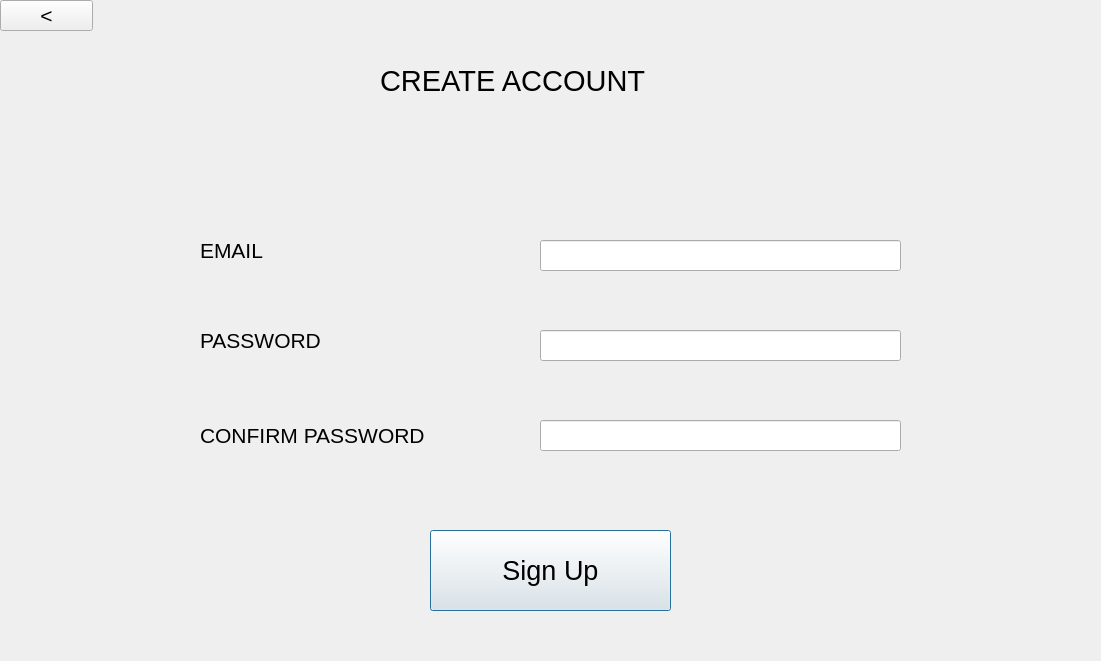
<?xml version="1.0" encoding="UTF-8"?>
<ui version="4.0">
 <class>Dialog</class>
 <widget class="QDialog" name="Dialog">
  <property name="geometry">
   <rect>
    <x>0</x>
    <y>0</y>
    <width>1101</width>
    <height>661</height>
   </rect>
  </property>
  <property name="windowTitle">
   <string>Dialog</string>
  </property>
  <property name="styleSheet">
   <string notr="true">QToolTip
{
     border: 1px solid black;
     background-color: #D1DBCB;
     padding: 1px;
     border-radius: 3px;
     opacity: 100;
}

QWidget
{
    color: #b1b1b1;
    background-color: #323232;
    selection-background-color:#323232;
    selection-color: black;
    background-clip: border;
    border-image: none;
    border: 0px transparent black;
    outline: 0;
}

QWidget:item:hover
{
    background-color: #D1DBCB;
    color: black;
}

QWidget:item:selected
{
    background-color: #D1DBCB;
    border: 0px
}

QCheckBox
{
    spacing: 5px;
    outline: none;
    color: #eff0f1;
    margin-bottom: 2px;
}

QCheckBox:disabled
{
    color: #76797C;
}

QCheckBox::indicator,QGroupBox::indicator
{
    width: 18px;
    height: 18px;
}

QGroupBox::indicator
{
    margin-left: 2px;
}

QCheckBox::indicator:unchecked
{
    image: url(:/qss_icons/rc/checkbox_unchecked.png);
}

QCheckBox::indicator:unchecked:hover,
QCheckBox::indicator:unchecked:focus,
QCheckBox::indicator:unchecked:pressed,
QGroupBox::indicator:unchecked:hover,
QGroupBox::indicator:unchecked:focus,
QGroupBox::indicator:unchecked:pressed
{
  border: none;
    image: url(:/qss_icons/rc/checkbox_unchecked_focus.png);
}

QCheckBox::indicator:checked
{
    image: url(:/qss_icons/rc/checkbox_checked.png);
}

QCheckBox::indicator:checked:hover,
QCheckBox::indicator:checked:focus,
QCheckBox::indicator:checked:pressed,
QGroupBox::indicator:checked:hover,
QGroupBox::indicator:checked:focus,
QGroupBox::indicator:checked:pressed
{
    border: none;
    image: url(:/qss_icons/rc/checkbox_checked_focus.png);
}


QCheckBox::indicator:indeterminate
{
    image: url(:/qss_icons/rc/checkbox_indeterminate.png);
}

QCheckBox::indicator:indeterminate:focus,
QCheckBox::indicator:indeterminate:hover,
QCheckBox::indicator:indeterminate:pressed
{
    image: url(:/qss_icons/rc/checkbox_indeterminate_focus.png);
}

QCheckBox::indicator:checked:disabled,
QGroupBox::indicator:checked:disabled
{
    image: url(:/qss_icons/rc/checkbox_checked_disabled.png);
}

QCheckBox::indicator:unchecked:disabled,
QGroupBox::indicator:unchecked:disabled
{
    image: url(:/qss_icons/rc/checkbox_unchecked_disabled.png);
}

QRadioButton
{
    spacing: 5px;
    outline: none;
    color: #eff0f1;
    margin-bottom: 2px;
}

QRadioButton:disabled
{
    color: #76797C;
}
QRadioButton::indicator
{
    width: 21px;
    height: 21px;
}

QRadioButton::indicator:unchecked
{
    image: url(:/qss_icons/rc/radio_unchecked.png);
}


QRadioButton::indicator:unchecked:hover,
QRadioButton::indicator:unchecked:focus,
QRadioButton::indicator:unchecked:pressed
{
    border: none;
    outline: none;
    image: url(:/qss_icons/rc/radio_unchecked_focus.png);
}

QRadioButton::indicator:checked
{
    border: none;
    outline: none;
    image: url(:/qss_icons/rc/radio_checked.png);
}

QRadioButton::indicator:checked:hover,
QRadioButton::indicator:checked:focus,
QRadioButton::indicator:checked:pressed
{
    border: none;
    outline: none;
    image: url(:/qss_icons/rc/radio_checked_focus.png);
}

QRadioButton::indicator:checked:disabled
{
    outline: none;
    image: url(:/qss_icons/rc/radio_checked_disabled.png);
}

QRadioButton::indicator:unchecked:disabled
{
    image: url(:/qss_icons/rc/radio_unchecked_disabled.png);
}


QMenuBar
{
    background-color: #323232;
    color: #D1DBCB;
}

QMenuBar::item
{
    background-color: #323232;
    background: transparent;
    /* padding: 2px 20px 2px 20px; */
}

QMenuBar::item:selected
{
    background: transparent;
    /* border: 1px solid #76797C; */
}

QMenuBar::item:pressed
{
    border: 0px solid #76797C;
    background-color: #D1DBCB;
    color: #000;
    margin-bottom:-1px;
    padding-bottom:1px;
}

QMenu
{
    background-color: #323232;
    /* border: 1px solid #76797C; */
    color: #eff0f1;
    /*margin: 2px; */
}

QMenu::icon
{
    /*margin: 5px;*/
}

QMenu::item
{
    padding: 2px 30px 2px 30px;
    /*margin-left: 5px;*/
    border: 1px solid transparent; /* reserve space for selection border */
}

QMenu::item:selected
{
    color: #000000;
}

QMenu::separator {
    height: 2px;
    background: #D1DBCB;
    margin-left: 10px;
    margin-right: 5px;
}

QMenu::indicator {
    width: 18px;
    height: 18px;
}

/* non-exclusive indicator = check box style indicator
   (see QActionGroup::setExclusive) */
QMenu::indicator:non-exclusive:unchecked {
    image: url(:/qss_icons/rc/checkbox_unchecked.png);
}

QMenu::indicator:non-exclusive:unchecked:selected {
    image: url(:/qss_icons/rc/checkbox_unchecked_disabled.png);
}

QMenu::indicator:non-exclusive:checked {
    image: url(:/qss_icons/rc/checkbox_checked.png);
}

QMenu::indicator:non-exclusive:checked:selected {
    image: url(:/qss_icons/rc/checkbox_checked_disabled.png);
}

/* exclusive indicator = radio button style indicator (see QActionGroup::setExclusive) */
QMenu::indicator:exclusive:unchecked {
    image: url(:/qss_icons/rc/radio_unchecked.png);
}

QMenu::indicator:exclusive:unchecked:selected {
    image: url(:/qss_icons/rc/radio_unchecked_disabled.png);
}

QMenu::indicator:exclusive:checked {
    image: url(:/qss_icons/rc/radio_checked.png);
}

QMenu::indicator:exclusive:checked:selected {
    image: url(:/qss_icons/rc/radio_checked_disabled.png);
}

QMenu::right-arrow {
    margin: 5px;
    image: url(:/qss_icons/rc/right_arrow.png)
}


QWidget:disabled
{
    color: #454545;
    background-color: #323232;
}

QAbstractItemView
{
    alternate-background-color: #323232;
    color: #eff0f1;
    border: 1px solid 3A3939;
    border-radius: 2px;
}

QWidget:focus, QMenuBar:focus,QToolBar:focus,QScrollAreaViewer:focus
{
    /* border: 2px solid #D1DBCB; */
}

QTabWidget:focus, QCheckBox:focus, QRadioButton:focus, QSlider:focus
{
    border: none;
}

QLineEdit
{
    background-color: #1e1e1e;
    selection-background-color: #D1DBCB;
    selection-color: black;
    padding: 5px;
    border-style: solid;
    border: 1px solid #76797C;
    border-radius: 2px;
    color: #eff0f1;
}

QGroupBox {
    border:1px solid #76797C;
    border-radius: 2px;
    margin-top: 20px;
}

QGroupBox::title {
    subcontrol-origin: margin;
    subcontrol-position: top center;
    padding-left: 10px;
    padding-right: 10px;
    padding-top: 10px;
}

QAbstractScrollArea
{
    border-radius: 0px;
    border: 0px solid #76797C;
    background-color: transparent;
}

QScrollBar:horizontal
{
    height: 15px;
    margin: 3px 15px 3px 15px;
    border: 1px transparent #2A2929;
    border-radius: 4px;
    background-color: #2A2929;
}

QScrollBar::handle:horizontal
{
    background-color: #605F5F;
    min-width: 5px;
    border-radius: 4px;
}

QScrollBar::add-line:horizontal
{
    margin: 0px 3px 0px 3px;
    border-image: url(:/qss_icons/rc/right_arrow_disabled.png);
    width: 10px;
    height: 10px;
    subcontrol-position: right;
    subcontrol-origin: margin;
}

QScrollBar::sub-line:horizontal
{
    margin: 0px 3px 0px 3px;
    border-image: url(:/qss_icons/rc/left_arrow_disabled.png);
    height: 10px;
    width: 10px;
    subcontrol-position: left;
    subcontrol-origin: margin;
}

QScrollBar::add-line:horizontal:hover,QScrollBar::add-line:horizontal:on
{
    border-image: url(:/qss_icons/rc/right_arrow.png);
    height: 10px;
    width: 10px;
    subcontrol-position: right;
    subcontrol-origin: margin;
}


QScrollBar::sub-line:horizontal:hover, QScrollBar::sub-line:horizontal:on
{
    border-image: url(:/qss_icons/rc/left_arrow.png);
    height: 10px;
    width: 10px;
    subcontrol-position: left;
    subcontrol-origin: margin;
}

QScrollBar::up-arrow:horizontal, QScrollBar::down-arrow:horizontal
{
    background: none;
}


QScrollBar::add-page:horizontal, QScrollBar::sub-page:horizontal
{
    background: none;
}

QScrollBar:vertical
{
    background-color: #2A2929;
    width: 15px;
    margin: 15px 3px 15px 3px;
    border: 1px transparent #2A2929;
    border-radius: 4px;
}

QScrollBar::handle:vertical
{
    background-color: #605F5F;
    min-height: 5px;
    border-radius: 4px;
}

QScrollBar::sub-line:vertical
{
    margin: 3px 0px 3px 0px;
    border-image: url(:/qss_icons/rc/up_arrow_disabled.png);
    height: 10px;
    width: 10px;
    subcontrol-position: top;
    subcontrol-origin: margin;
}

QScrollBar::add-line:vertical
{
    margin: 3px 0px 3px 0px;
    border-image: url(:/qss_icons/rc/down_arrow_disabled.png);
    height: 10px;
    width: 10px;
    subcontrol-position: bottom;
    subcontrol-origin: margin;
}

QScrollBar::sub-line:vertical:hover,QScrollBar::sub-line:vertical:on
{

    border-image: url(:/qss_icons/rc/up_arrow.png);
    height: 10px;
    width: 10px;
    subcontrol-position: top;
    subcontrol-origin: margin;
}


QScrollBar::add-line:vertical:hover, QScrollBar::add-line:vertical:on
{
    border-image: url(:/qss_icons/rc/down_arrow.png);
    height: 10px;
    width: 10px;
    subcontrol-position: bottom;
    subcontrol-origin: margin;
}

QScrollBar::up-arrow:vertical, QScrollBar::down-arrow:vertical
{
    background: none;
}


QScrollBar::add-page:vertical, QScrollBar::sub-page:vertical
{
    background: none;
}

QTextEdit
{
    background-color: #1e1e1e;
    color: #eff0f1;
    border: 1px solid #76797C;
}

QPlainTextEdit
{
    background-color: #1e1e1e;;
    color: #eff0f1;
    border-radius: 2px;
    border: 1px solid #76797C;
}

QHeaderView::section
{
    background-color: #76797C;
    color: #eff0f1;
    padding: 5px;
    border: 1px solid #76797C;
}

QSizeGrip {
    image: url(:/qss_icons/rc/sizegrip.png);
    width: 12px;
    height: 12px;
}


QMainWindow::separator
{
    background-color: #323232;
    color: white;
    padding-left: 4px;
    spacing: 2px;
    border: 1px dashed #76797C;
}

QMainWindow::separator:hover
{

    background-color: #787876;
    color: white;
    padding-left: 4px;
    border: 1px solid #76797C;
    spacing: 2px;
}


QMenu::separator
{
    height: 1px;
    background-color: #76797C;
    color: white;
    padding-left: 4px;
    margin-left: 10px;
    margin-right: 5px;
}

QFrame
{
    border-radius: 0px;
    /*border: 1px solid #76797C;*/
}


QFrame[frameShape=&quot;0&quot;]
{
    border-radius: 0px;
    border: 0px transparent #76797C;
}

QStackedWidget
{
    border: 1px transparent black;
}

QToolBar {
    border: 0px transparent #393838;
    background: 0px solid #323232;
    font-weight: bold;
}

QToolBar::handle:horizontal {
    image: url(:/qss_icons/rc/Hmovetoolbar.png);
}
QToolBar::handle:vertical {
    image: url(:/qss_icons/rc/Vmovetoolbar.png);
}
QToolBar::separator:horizontal {
    image: url(:/qss_icons/rc/Hsepartoolbar.png);
}
QToolBar::separator:vertical {
    image: url(:/qss_icons/rc/Vsepartoolbar.png);
}
QToolButton#qt_toolbar_ext_button {
    background: #58595a
}

QPushButton
{
    color: #eff0f1;
    background-color: #323232;
    border-width: 1px;
    border-color: #76797C;
    border-style: solid;
    padding: 5px;
    border-radius: 0px;
    outline: none;
}

QPushButton:disabled
{
    background-color: #323232;
    border-width: 1px;
    border-color: #454545;
    border-style: solid;
    padding-top: 5px;
    padding-bottom: 5px;
    padding-left: 10px;
    padding-right: 10px;
    border-radius: 2px;
    color: #454545;
}

QPushButton:focus {
    background-color: #D1DBCB;
    color: black;
}

QPushButton:pressed
{
    color: black;
    background-color: #D1DBCB;
    padding-top: -15px;
    padding-bottom: -17px;
}

QComboBox
{
    selection-background-color: #D1DBCB;
    background-color: #31363B;
    border-style: solid;
    border: 1px solid #76797C;
    border-radius: 2px;
    padding: 5px;
    min-width: 75px;
}

QPushButton:checked{
    background-color: #76797C;
    border-color: #6A6969;
}

QComboBox:hover,QPushButton:hover,QAbstractSpinBox:hover,QLineEdit:hover,QTextEdit:hover,QPlainTextEdit:hover,QAbstractView:hover,QTreeView:hover
{
    border: 1px solid #D1DBCB;
}

QComboBox:on
{
    padding-top: 0px;
    padding-left: 4px;
    selection-background-color: #4a4a4a;
}

QComboBox QAbstractItemView
{
    background-color: #1e1e1e;
    border-radius: 2px;
    border: 1px solid #76797C;
    selection-background-color: #D1DBCB;
}

QComboBox::drop-down
{
    subcontrol-origin: padding;
    subcontrol-position: top right;
    width: 15px;

    border-left-width: 0px;
    border-left-color: darkgray;
    border-left-style: solid;
    border-top-right-radius: 3px;
    border-bottom-right-radius: 3px;
}

QComboBox::down-arrow
{
    image: url(:/qss_icons/rc/down_arrow_disabled.png);
}

QComboBox::down-arrow:on, QComboBox::down-arrow:hover,
QComboBox::down-arrow:focus
{
    image: url(:/qss_icons/rc/down_arrow.png);
}

QAbstractSpinBox {
    padding: 2px;
    margin: 2px;
    background-color: #1e1e1e;
    color: #eff0f1;
    border-radius: 0px;
    min-width: 75px;
    selection-background-color: #D1DBCB;
    selection-color: black;
}

QAbstractSpinBox:up-button
{
    background-color: transparent;
    subcontrol-origin: border;
    subcontrol-position: center right;
}

QAbstractSpinBox:down-button
{
    background-color: transparent;
    subcontrol-origin: border;
    subcontrol-position: center left;
}

QAbstractSpinBox::up-arrow,QAbstractSpinBox::up-arrow:disabled,QAbstractSpinBox::up-arrow:off {
    image: url(:/qss_icons/rc/up_arrow_disabled.png);
    width: 10px;
    height: 10px;
}
QAbstractSpinBox::up-arrow:hover
{
    image: url(:/qss_icons/rc/up_arrow.png);
}


QAbstractSpinBox::down-arrow,QAbstractSpinBox::down-arrow:disabled,QAbstractSpinBox::down-arrow:off
{
    image: url(:/qss_icons/rc/down_arrow_disabled.png);
    width: 10px;
    height: 10px;
}
QAbstractSpinBox::down-arrow:hover
{
    image: url(:/qss_icons/rc/down_arrow.png);
}


QLabel
{
    border: 0px solid black;
    margin-left: 2px;
    margin-right: 2px;
    color: #D1DBCB;
}

QTabWidget{
    border: 0px transparent black;
}

QTabWidget::pane {
    border: 1px solid #76797C;
    padding: 5px;
    margin: 0px;
}

QTabWidget::tab-bar {
    left: 5px; /* move to the right by 5px */
}

QTabBar
{
    qproperty-drawBase: 0;
    border-radius: 3px;
}

QTabBar::focus
{
    border: 0px transparent black;
    color: black;
}

QTabBar::hover
{
    border: 0px transparent black;
    color: black;
}

QTabBar::close-button  {
    image: url(:/qss_icons/rc/close.png);
    background: transparent;
}

QTabBar::close-button:hover
{
    image: url(:/qss_icons/rc/close-hover.png);
    background: transparent;
}

QTabBar::close-button:pressed {
    image: url(:/qss_icons/rc/close-pressed.png);
    background: transparent;
}

/* TOP TABS */
QTabBar::tab:top {
    color: #eff0f1;
    border: 1px solid #76797C;
    border-bottom: 1px transparent black;
    background-color: #323232;
    padding: 5px;
    min-width: 50px;
    border-top-left-radius: 2px;
    border-top-right-radius: 2px;
}

QTabBar::tab:top:!selected
{
    color: #eff0f1;
    background-color: #54575B;
    border: 1px solid #76797C;
    border-bottom: 1px transparent black;
    border-top-left-radius: 2px;
    border-top-right-radius: 2px;
}

QTabBar::tab:top:!selected:hover {
    background-color: #D1DBCB;
    color: black;
}

/* BOTTOM TABS */
QTabBar::tab:bottom {
    color: #eff0f1;
    border: 1px solid #76797C;
    border-top: 1px transparent black;
    background-color: #323232;
    padding: 5px;
    border-bottom-left-radius: 2px;
    border-bottom-right-radius: 2px;
    min-width: 50px;
}

QTabBar::tab:bottom:!selected
{
    color: #eff0f1;
    background-color: #54575B;
    border: 1px solid #76797C;
    border-top: 1px transparent black;
    border-bottom-left-radius: 2px;
    border-bottom-right-radius: 2px;
}

QTabBar::tab:bottom:!selected:hover {
    background-color: #D1DBCB;
    color: black;
}

/* LEFT TABS */
QTabBar::tab:left {
    color: #eff0f1;
    border: 1px solid #76797C;
    border-left: 1px transparent black;
    background-color: #323232;
    padding: 5px;
    border-top-right-radius: 2px;
    border-bottom-right-radius: 2px;
    min-height: 50px;
}

QTabBar::tab:left:!selected
{
    color: #eff0f1;
    background-color: #54575B;
    border: 1px solid #76797C;
    border-left: 1px transparent black;
    border-top-right-radius: 2px;
    border-bottom-right-radius: 2px;
}

QTabBar::tab:left:!selected:hover {
    background-color: #D1DBCB;
    color: black;
}


/* RIGHT TABS */
QTabBar::tab:right {
    color: #eff0f1;
    border: 1px solid #76797C;
    border-right: 1px transparent black;
    background-color: #323232;
    padding: 5px;
    border-top-left-radius: 2px;
    border-bottom-left-radius: 2px;
    min-height: 50px;
}

QTabBar::tab:right:!selected
{
    color: #eff0f1;
    background-color: #54575B;
    border: 1px solid #76797C;
    border-right: 1px transparent black;
    border-top-left-radius: 2px;
    border-bottom-left-radius: 2px;
}

QTabBar::tab:right:!selected:hover {
    background-color: #D1DBCB;
    color: black;
}

QTabBar QToolButton::right-arrow:enabled {
     image: url(:/qss_icons/rc/right_arrow.png);
 }

 QTabBar QToolButton::left-arrow:enabled {
     image: url(:/qss_icons/rc/left_arrow.png);
 }

QTabBar QToolButton::right-arrow:disabled {
     image: url(:/qss_icons/rc/right_arrow_disabled.png);
 }

 QTabBar QToolButton::left-arrow:disabled {
     image: url(:/qss_icons/rc/left_arrow_disabled.png);
 }


QDockWidget {
    background: #323232;
    border: 1px solid #403F3F;
    titlebar-close-icon: url(:/qss_icons/rc/close.png);
    titlebar-normal-icon: url(:/qss_icons/rc/undock.png);
}

QDockWidget::close-button, QDockWidget::float-button {
    border: 1px solid transparent;
    border-radius: 2px;
    background: transparent;
}

QDockWidget::close-button:hover, QDockWidget::float-button:hover {
    background: rgba(255, 255, 255, 10);
}

QDockWidget::close-button:pressed, QDockWidget::float-button:pressed {
    padding: 1px -1px -1px 1px;
    background: rgba(255, 255, 255, 10);
}

QTreeView, QListView
{
    border: 1px solid #76797C;
    background-color: #1e1e1e;
}

QTreeView:branch:selected, QTreeView:branch:hover
{
    background: url(:/qss_icons/rc/transparent.png);
}

QTreeView::branch:has-siblings:!adjoins-item {
    border-image: url(:/qss_icons/rc/transparent.png);
}

QTreeView::branch:has-siblings:adjoins-item {
    border-image: url(:/qss_icons/rc/transparent.png);
}

QTreeView::branch:!has-children:!has-siblings:adjoins-item {
    border-image: url(:/qss_icons/rc/transparent.png);
}

QTreeView::branch:has-children:!has-siblings:closed,
QTreeView::branch:closed:has-children:has-siblings {
    image: url(:/qss_icons/rc/branch_closed.png);
}

QTreeView::branch:open:has-children:!has-siblings,
QTreeView::branch:open:has-children:has-siblings  {
    image: url(:/qss_icons/rc/branch_open.png);
}

QTreeView::branch:has-children:!has-siblings:closed:hover,
QTreeView::branch:closed:has-children:has-siblings:hover {
    image: url(:/qss_icons/rc/branch_closed-on.png);
    }

QTreeView::branch:open:has-children:!has-siblings:hover,
QTreeView::branch:open:has-children:has-siblings:hover  {
    image: url(:/qss_icons/rc/branch_open-on.png);
    }

QListView::item:!selected:hover, QTreeView::item:!selected:hover  {
    background: #848383;
    outline: 0;
    color: #eff0f1;
}

QListView::item:selected:hover, QTreeView::item:selected:hover  {
    background: #D1DBCB;
}

QSlider::groove:horizontal {
    border: 1px solid #565a5e;
    height: 4px;
    background: #565a5e;
    margin: 0px;
    border-radius: 2px;
}

QSlider::handle:horizontal {
    background: #D1DBCB;
    border: 1px solid #999999;
    width: 10px;
    height: 10px;
    margin: -5px 0;
}

QSlider::add-page:qlineargradient {
    background: #595858;
    border-top-right-radius: 5px;
    border-bottom-right-radius: 5px;
    border-top-left-radius: 0px;
    border-bottom-left-radius: 0px;
}

QSlider::sub-page::qlineargradient:horizontal {
    background:  #D1DBCB;
    border-top-right-radius: 0px;
    border-bottom-right-radius: 0px;
    border-top-left-radius: 5px;
    border-bottom-left-radius: 5px;
}

QSlider::groove:vertical {
    border: 1px solid #565a5e;
    width: 4px;
    background: #565a5e;
    margin: 0px;
    border-radius: 3px;
}

QSlider::handle:vertical {
    background: #D1DBCB;
    border: 1px solid #999999;
    width: 10px;
    height: 10px;
    margin: 0 -5px;
}

QToolButton {
    color: #D1DBCB;
    background-color: transparent;
    border: 0px transparent #76797C;
    border-radius: 0px;
    padding: 1px;
    margin-right: 5px;
}

QToolButton[popupMode=&quot;1&quot;] { /* only for MenuButtonPopup */
 padding-right: 20px; /* make way for the popup button */
 border: 1px #76797C;
 border-radius: 0px;
}

QToolButton[popupMode=&quot;2&quot;] { /* only for InstantPopup */
 padding-right: 10px; /* make way for the popup button */
 border: 0px #76797C;
}


QToolButton:hover, QToolButton::menu-button:hover {
    background-color: transparent;
    border: 1px solid #D1DBCB;
    padding: 2px;
}

QToolButton:checked, QToolButton:pressed,
        QToolButton::menu-button:pressed {
    color: black;
    background-color: #D1DBCB;
    border: 0px solid #D1DBCB;
    padding: 2px;
}

/* the subcontrol below is used only in the InstantPopup or DelayedPopup mode */
QToolButton::menu-indicator {
    image: url(:/qss_icons/rc/down_arrow.png);
    top: -7px; left: -2px; /* shift it a bit */
}

/* the subcontrols below are used only in the MenuButtonPopup mode */
QToolButton::menu-button {
    border: 1px transparent #76797C;
    border-top-right-radius: 6px;
    border-bottom-right-radius: 6px;
    /* 16px width + 4px for border = 20px allocated above */
    width: 16px;
    outline: none;
}

QToolButton::menu-arrow {
    image: url(:/qss_icons/rc/down_arrow.png);
}

QToolButton::menu-arrow:open {
    border: 1px solid #76797C;
}

QPushButton::menu-indicator  {
    subcontrol-origin: padding;
    subcontrol-position: bottom right;
    left: 8px;
}

QTableView
{
    border: 1px solid #76797C;
    gridline-color: #323232;
    background-color: #1e1e1e;
}


QTableView, QHeaderView
{
    border-radius: 0px;
}

QTableView::item:pressed, QListView::item:pressed, QTreeView::item:pressed  {
    background: #D1DBCB;
    color: black;
}

QTableView::item:selected:active, QTreeView::item:selected:active, QListView::item:selected:active  {
    background: #D1DBCB;
    color: black;
}

QHeaderView
{
    background-color: #323232;
    border: 1px transparent;
    border-radius: 0px;
    margin: 0px;
    padding: 0px;

}

QHeaderView::section  {
    background-color: #323232;
    color: #eff0f1;
    padding: 5px;
    border: 1px solid #76797C;
    border-radius: 0px;
    text-align: center;
}

QHeaderView::section::vertical::first, QHeaderView::section::vertical::only-one
{
    border-top: 1px solid #76797C;
}

QHeaderView::section::vertical
{
    border-top: transparent;
}

QHeaderView::section::horizontal::first, QHeaderView::section::horizontal::only-one
{
    border-left: 1px solid #76797C;
}

QHeaderView::section::horizontal
{
    border-left: transparent;
}


QHeaderView::section:checked
 {
    color: white;
    background-color: #848383;
 }

 /* style the sort indicator */
QHeaderView::down-arrow {
    image: url(:/qss_icons/rc/down_arrow.png);
}

QHeaderView::up-arrow {
    image: url(:/qss_icons/rc/up_arrow.png);
}


QTableCornerButton::section {
    background-color: #323232;
    border: 1px transparent #76797C;
    border-radius: 0px;
}

QToolBox  {
    padding: 5px;
    border: 1px transparent black;
}

QToolBox::tab {
    color: #eff0f1;
    background-color: #323232;
    border: 1px solid #76797C;
    border-bottom: 1px transparent #323232;
    border-top-left-radius: 5px;
    border-top-right-radius: 5px;
}

QToolBox::tab:selected { /* italicize selected tabs */
    font: italic;
    background-color: #323232;
    border-color: #D1DBCB;
 }

QStatusBar::item {
    border: 0px transparent dark;
    margin: 0px;
    border: 0px;
 }


QFrame[height=&quot;3&quot;], QFrame[width=&quot;3&quot;] {
    background-color: #76797C;
}


QSplitter::handle {
    border: 1px dashed #76797C;
}

QSplitter::handle:hover {
    background-color: #787876;
    border: 1px solid #76797C;
}

QSplitter::handle:horizontal {
    width: 1px;
}

QSplitter::handle:vertical {
    height: 1px;
}

QProgressBar {
    border: 1px solid #76797C;
    border-radius: 5px;
    text-align: center;
}

QProgressBar::chunk {
    background-color: #D1DBCB;
}

QDateEdit
{
    selection-background-color: #D1DBCB;
    border-style: solid;
    border: 1px solid #CEE343;
    border-radius: 2px;
    padding: 1px;
    min-width: 75px;
}

QDateEdit:on
{
    padding-top: 3px;
    padding-left: 4px;
    selection-background-color: #4a4a4a;
}

QDateEdit QAbstractItemView
{
    background-color: #1e1e1e;
    border-radius: 2px;
    border: 1px solid #3375A3;
    selection-background-color: #D1DBCB;
}

QDateEdit::drop-down
{
    subcontrol-origin: padding;
    subcontrol-position: top right;
    width: 15px;
    border-left-width: 0px;
    border-left-color: darkgray;
    border-left-style: solid;
    border-top-right-radius: 3px;
    border-bottom-right-radius: 3px;
}

QDateEdit::down-arrow
{
    image: url(:/qss_icons/rc/down_arrow_disabled.png);
}

QDateEdit::down-arrow:on, QDateEdit::down-arrow:hover,
QDateEdit::down-arrow:focus
{
    image: url(:/qss_icons/rc/down_arrow.png);
}</string>
  </property>
  <widget class="QPushButton" name="signUpButton">
   <property name="geometry">
    <rect>
     <x>430</x>
     <y>530</y>
     <width>241</width>
     <height>81</height>
    </rect>
   </property>
   <property name="font">
    <font>
     <pointsize>20</pointsize>
    </font>
   </property>
   <property name="text">
    <string>Sign Up</string>
   </property>
  </widget>
  <widget class="QLineEdit" name="confirmPassword">
   <property name="geometry">
    <rect>
     <x>540</x>
     <y>420</y>
     <width>361</width>
     <height>31</height>
    </rect>
   </property>
  </widget>
  <widget class="QLineEdit" name="password">
   <property name="geometry">
    <rect>
     <x>540</x>
     <y>330</y>
     <width>361</width>
     <height>31</height>
    </rect>
   </property>
  </widget>
  <widget class="QLineEdit" name="email">
   <property name="geometry">
    <rect>
     <x>540</x>
     <y>240</y>
     <width>361</width>
     <height>31</height>
    </rect>
   </property>
  </widget>
  <widget class="QLabel" name="blah">
   <property name="geometry">
    <rect>
     <x>200</x>
     <y>240</y>
     <width>161</width>
     <height>21</height>
    </rect>
   </property>
   <property name="font">
    <font>
     <pointsize>16</pointsize>
    </font>
   </property>
   <property name="text">
    <string>EMAIL</string>
   </property>
  </widget>
  <widget class="QLabel" name="label_2">
   <property name="geometry">
    <rect>
     <x>200</x>
     <y>330</y>
     <width>251</width>
     <height>21</height>
    </rect>
   </property>
   <property name="font">
    <font>
     <pointsize>16</pointsize>
    </font>
   </property>
   <property name="text">
    <string>PASSWORD</string>
   </property>
  </widget>
  <widget class="QLabel" name="label_3">
   <property name="geometry">
    <rect>
     <x>200</x>
     <y>420</y>
     <width>271</width>
     <height>31</height>
    </rect>
   </property>
   <property name="font">
    <font>
     <pointsize>16</pointsize>
    </font>
   </property>
   <property name="text">
    <string>CONFIRM PASSWORD</string>
   </property>
  </widget>
  <widget class="QLabel" name="label_4">
   <property name="geometry">
    <rect>
     <x>380</x>
     <y>50</y>
     <width>321</width>
     <height>61</height>
    </rect>
   </property>
   <property name="font">
    <font>
     <pointsize>22</pointsize>
    </font>
   </property>
   <property name="text">
    <string>CREATE ACCOUNT</string>
   </property>
  </widget>
  <widget class="QPushButton" name="back">
   <property name="geometry">
    <rect>
     <x>0</x>
     <y>0</y>
     <width>93</width>
     <height>31</height>
    </rect>
   </property>
   <property name="font">
    <font>
     <pointsize>16</pointsize>
    </font>
   </property>
   <property name="text">
    <string>&lt;</string>
   </property>
  </widget>
 </widget>
 <resources/>
 <connections/>
</ui>
